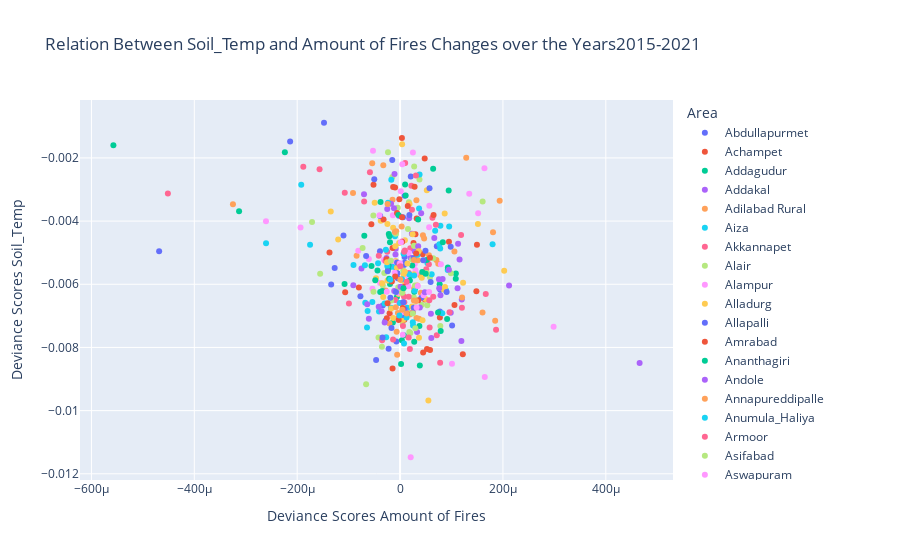

The notebook cell this image was saved under:
### Code cell
os.chdir('c:\\Users\\Jesse\\OneDrive\\Documenten\\Master BAOR\\Thesis\\GitHub\\dicra\\analytics\\sandbox\\notebooks\\crop_fires\\DPPD_Jesse\\Soil_Temp')
Soil_Temp_df = pd.read_csv('Soil_Temp_years_mandal.csv', index_col=0)
df = correlation(Soil_Temp_df, 2015,  2021, 'Soil_Temp', mandal_boundaries, 'Mandal_Nam', 'mandal')
